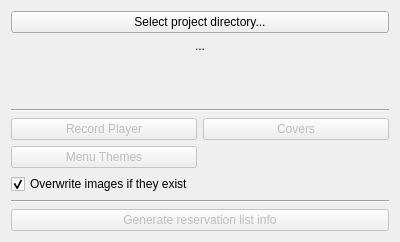
<?xml version="1.0" encoding="UTF-8"?>
<ui version="4.0">
 <class>ProjectWindow</class>
 <widget class="QWidget" name="ProjectWindow">
  <property name="geometry">
   <rect>
    <x>0</x>
    <y>0</y>
    <width>400</width>
    <height>242</height>
   </rect>
  </property>
  <property name="windowTitle">
   <string>Pivoine</string>
  </property>
  <layout class="QVBoxLayout" name="verticalLayout">
   <item>
    <widget class="QPushButton" name="projectPushButton">
     <property name="text">
      <string>Select project directory...</string>
     </property>
    </widget>
   </item>
   <item>
    <widget class="QLabel" name="projectTextLabel">
     <property name="text">
      <string>...</string>
     </property>
     <property name="alignment">
      <set>Qt::AlignmentFlag::AlignCenter</set>
     </property>
    </widget>
   </item>
   <item>
    <spacer name="verticalSpacer">
     <property name="orientation">
      <enum>Qt::Orientation::Vertical</enum>
     </property>
     <property name="sizeHint" stdset="0">
      <size>
       <width>20</width>
       <height>40</height>
      </size>
     </property>
    </spacer>
   </item>
   <item>
    <widget class="Line" name="line">
     <property name="orientation">
      <enum>Qt::Orientation::Horizontal</enum>
     </property>
    </widget>
   </item>
   <item>
    <layout class="QGridLayout" name="gridLayout">
     <item row="0" column="0">
      <widget class="QPushButton" name="rpPushButton">
       <property name="enabled">
        <bool>false</bool>
       </property>
       <property name="text">
        <string>Record Player</string>
       </property>
      </widget>
     </item>
     <item row="0" column="1">
      <widget class="QPushButton" name="coverPushButton">
       <property name="enabled">
        <bool>false</bool>
       </property>
       <property name="text">
        <string>Covers</string>
       </property>
      </widget>
     </item>
     <item row="1" column="0">
      <widget class="QPushButton" name="themePushButton">
       <property name="enabled">
        <bool>false</bool>
       </property>
       <property name="text">
        <string>Menu Themes</string>
       </property>
      </widget>
     </item>
    </layout>
   </item>
   <item>
    <widget class="QCheckBox" name="overwriteCheckBox">
     <property name="text">
      <string>Overwrite images if they exist</string>
     </property>
     <property name="checked">
      <bool>true</bool>
     </property>
    </widget>
   </item>
   <item>
    <widget class="Line" name="line_2">
     <property name="orientation">
      <enum>Qt::Orientation::Horizontal</enum>
     </property>
    </widget>
   </item>
   <item>
    <widget class="QPushButton" name="reservationListPushButton">
     <property name="enabled">
      <bool>false</bool>
     </property>
     <property name="text">
      <string>Generate reservation list info</string>
     </property>
    </widget>
   </item>
  </layout>
 </widget>
 <resources/>
 <connections/>
</ui>
